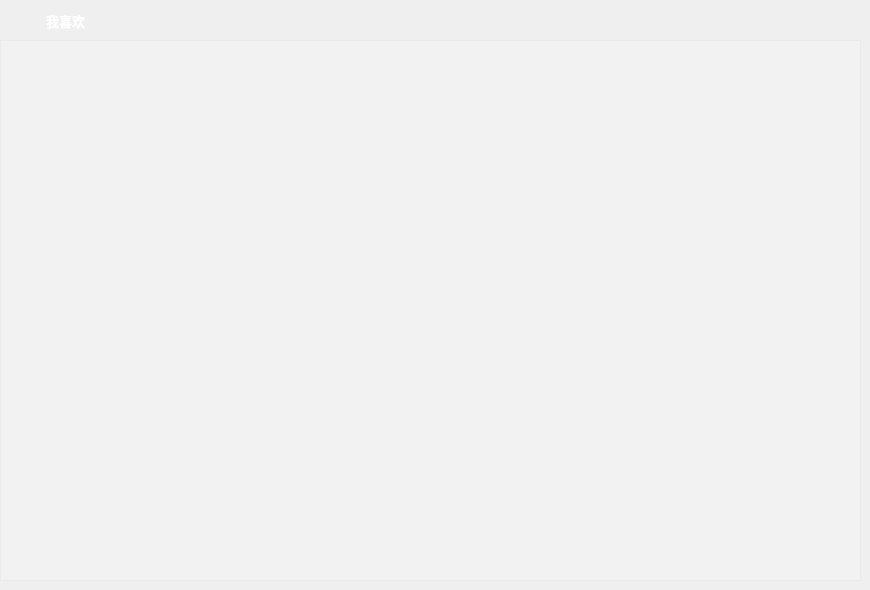
   <widget class="QWidget" name="page_2">
    <widget class="QLabel" name="titleLabel_4">
     <property name="enabled">
      <bool>true</bool>
     </property>
     <property name="geometry">
      <rect>
       <x>30</x>
       <y>0</y>
       <width>71</width>
       <height>41</height>
      </rect>
     </property>
     <property name="font">
      <font>
       <family>Microsoft YaHei</family>
       <pointsize>10</pointsize>
       <weight>75</weight>
       <italic>false</italic>
       <bold>true</bold>
      </font>
     </property>
     <property name="styleSheet">
      <string notr="true">color:rgb(255, 255, 255);
</string>
     </property>
     <property name="text">
      <string>我喜欢</string>
     </property>
     <property name="alignment">
      <set>Qt::AlignCenter</set>
     </property>
    </widget>
    <widget class="MusicListWidget" name="favorMusicWidget">
     <property name="geometry">
      <rect>
       <x>0</x>
       <y>40</y>
       <width>861</width>
       <height>541</height>
      </rect>
     </property>
     <property name="font">
      <font>
       <weight>75</weight>
       <bold>true</bold>
      </font>
     </property>
     <property name="styleSheet">
      <string notr="true">color: rgb(255, 255, 255);
background-color: rgba(255, 255, 255, 50);
</string>
     </property>
     <property name="horizontalScrollBarPolicy">
      <enum>Qt::ScrollBarAlwaysOff</enum>
     </property>
     <property name="sizeAdjustPolicy">
      <enum>QAbstractScrollArea::AdjustToContentsOnFirstShow</enum>
     </property>
     <property name="selectionMode">
      <enum>QAbstractItemView::SingleSelection</enum>
     </property>
     <property name="isWrapping" stdset="0">
      <bool>false</bool>
     </property>
     <property name="wordWrap">
      <bool>false</bool>
     </property>
     <property name="selectionRectVisible">
      <bool>false</bool>
     </property>
     <property name="sortingEnabled">
      <bool>false</bool>
     </property>
    </widget>
    <widget class="QPushButton" name="btnAddtoFavor">
     <property name="geometry">
      <rect>
       <x>0</x>
       <y>0</y>
       <width>35</width>
       <height>41</height>
      </rect>
     </property>
     <property name="minimumSize">
      <size>
       <width>35</width>
       <height>35</height>
      </size>
     </property>
     <property name="cursor">
      <cursorShape>PointingHandCursor</cursorShape>
     </property>
     <property name="toolTip">
      <string>添加音乐</string>
     </property>
     <property name="styleSheet">
      <string notr="true">QPushButton
{
background-image: url(:/image/image/image/add.png);
background-repeat:no-repeat;
background-position:center center;
border:none;
}

QPushButton:hover{
background-image: url(:/image/image/image-hover/add-hover.png);
background-repeat:no-repeat;
background-position:center center;
}

QPushButton:pressed{
background-image: url(:/image/image/image/add.png);
background-repeat:no-repeat;
background-position:center center;
}
</string>
     </property>
     <property name="text">
      <string/>
     </property>
    </widget>
    <widget class="QWidget" name="layoutWidget_2">
     <property name="geometry">
      <rect>
       <x>670</x>
       <y>0</y>
       <width>155</width>
       <height>41</height>
      </rect>
     </property>
     <layout class="QHBoxLayout" name="horizontalLayout_3">
      <item>
       <widget class="QPushButton" name="btnSortSinger_2">
        <property name="font">
         <font>
          <family>Microsoft YaHei</family>
          <pointsize>10</pointsize>
          <weight>75</weight>
          <bold>true</bold>
         </font>
        </property>
        <property name="cursor">
         <cursorShape>PointingHandCursor</cursorShape>
        </property>
        <property name="toolTip">
         <string>按歌手名排序</string>
        </property>
        <property name="styleSheet">
         <string notr="true"/>
        </property>
        <property name="text">
         <string/>
        </property>
        <property name="icon">
         <iconset resource="imagefile.qrc">
          <normaloff>:/image/image/image/singer.png</normaloff>:/image/image/image/singer.png</iconset>
        </property>
        <property name="iconSize">
         <size>
          <width>25</width>
          <height>25</height>
         </size>
        </property>
        <property name="flat">
         <bool>true</bool>
        </property>
       </widget>
      </item>
      <item>
       <widget class="QPushButton" name="btnSortTitle_2">
        <property name="font">
         <font>
          <family>Microsoft YaHei</family>
          <pointsize>10</pointsize>
          <weight>75</weight>
          <bold>true</bold>
         </font>
        </property>
        <property name="cursor">
         <cursorShape>PointingHandCursor</cursorShape>
        </property>
        <property name="toolTip">
         <string>按歌曲名排序</string>
        </property>
        <property name="styleSheet">
         <string notr="true"/>
        </property>
        <property name="text">
         <string/>
        </property>
        <property name="icon">
         <iconset resource="imagefile.qrc">
          <normaloff>:/image/image/image/sort-alpha-asc_ea48_ether.png</normaloff>:/image/image/image/sort-alpha-asc_ea48_ether.png</iconset>
        </property>
        <property name="iconSize">
         <size>
          <width>30</width>
          <height>30</height>
         </size>
        </property>
        <property name="flat">
         <bool>true</bool>
        </property>
       </widget>
      </item>
      <item>
       <widget class="QPushButton" name="btnSortDuration_2">
        <property name="font">
         <font>
          <family>Microsoft YaHei</family>
          <pointsize>10</pointsize>
          <weight>75</weight>
          <bold>true</bold>
         </font>
        </property>
        <property name="cursor">
         <cursorShape>PointingHandCursor</cursorShape>
        </property>
        <property name="toolTip">
         <string>按时长排序</string>
        </property>
        <property name="styleSheet">
         <string notr="true"/>
        </property>
        <property name="text">
         <string/>
        </property>
        <property name="icon">
         <iconset resource="imagefile.qrc">
          <normaloff>:/image/image/image/duration.png</normaloff>:/image/image/image/duration.png</iconset>
        </property>
        <property name="iconSize">
         <size>
          <width>25</width>
          <height>25</height>
         </size>
        </property>
        <property name="flat">
         <bool>true</bool>
        </property>
       </widget>
      </item>
     </layout>
    </widget>
    <widget class="QPushButton" name="btnNeaten_2">
     <property name="geometry">
      <rect>
       <x>590</x>
       <y>0</y>
       <width>41</width>
       <height>41</height>
      </rect>
     </property>
     <property name="font">
      <font>
       <family>Microsoft YaHei</family>
       <pointsize>10</pointsize>
       <weight>75</weight>
       <bold>true</bold>
      </font>
     </property>
     <property name="cursor">
      <cursorShape>PointingHandCursor</cursorShape>
     </property>
     <property name="toolTip">
      <string>整理歌曲（排序且去除重复）</string>
     </property>
     <property name="styleSheet">
      <string notr="true"/>
     </property>
     <property name="text">
      <string/>
     </property>
     <property name="icon">
      <iconset resource="imagefile.qrc">
       <normaloff>:/image/image/image/remove_dup.png</normaloff>:/image/image/image/remove_dup.png</iconset>
     </property>
     <property name="iconSize">
      <size>
       <width>25</width>
       <height>25</height>
      </size>
     </property>
     <property name="flat">
      <bool>true</bool>
     </property>
    </widget>
    <widget class="QPushButton" name="btnClear_3">
     <property name="geometry">
      <rect>
       <x>100</x>
       <y>0</y>
       <width>41</width>
       <height>41</height>
      </rect>
     </property>
     <property name="font">
      <font>
       <family>Microsoft YaHei</family>
       <pointsize>10</pointsize>
       <weight>75</weight>
       <bold>true</bold>
      </font>
     </property>
     <property name="cursor">
      <cursorShape>PointingHandCursor</cursorShape>
     </property>
     <property name="toolTip">
      <string>清空当前列表</string>
     </property>
     <property name="styleSheet">
      <string notr="true"/>
     </property>
     <property name="text">
      <string/>
     </property>
     <property name="icon">
      <iconset resource="imagefile.qrc">
       <normaloff>:/image/image/image/clear.png</normaloff>:/image/image/image/clear.png</iconset>
     </property>
     <property name="iconSize">
      <size>
       <width>25</width>
       <height>25</height>
      </size>
     </property>
     <property name="flat">
      <bool>true</bool>
     </property>
    </widget>
   </widget>
